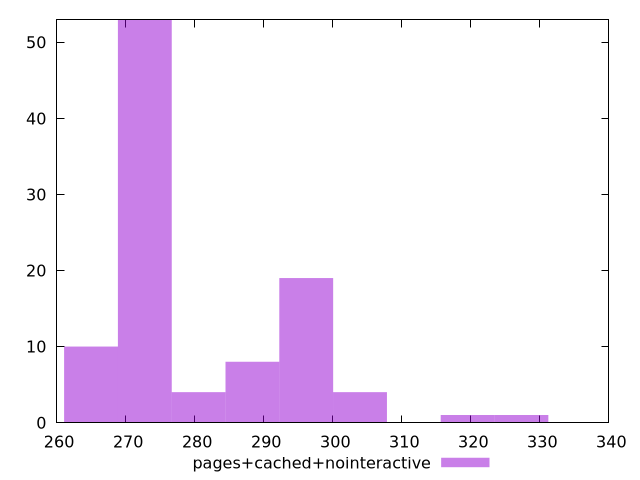

The gnuplot source for this figure:
$_pagesCachedNointeractive <<EOF
303.95112146582017 4
272.7766474693258 53
319.53835846406736 1
288.363884467573 8
296.1575029666966 19
327.331976963191 1
280.5702659684494 4
264.9830289702022 10
EOF
set key outside below
set terminal pngcairo
set output "report_00006_2020-11-02T20-21-41.718Z/total-blocking-time/pages+cached+nointeractive//raw_hist.png"
set yrange [0:53]
set boxwidth 7.793618499123594
set style fill transparent solid 0.5 noborder
plot $_pagesCachedNointeractive title "pages+cached+nointeractive" with boxes ,
